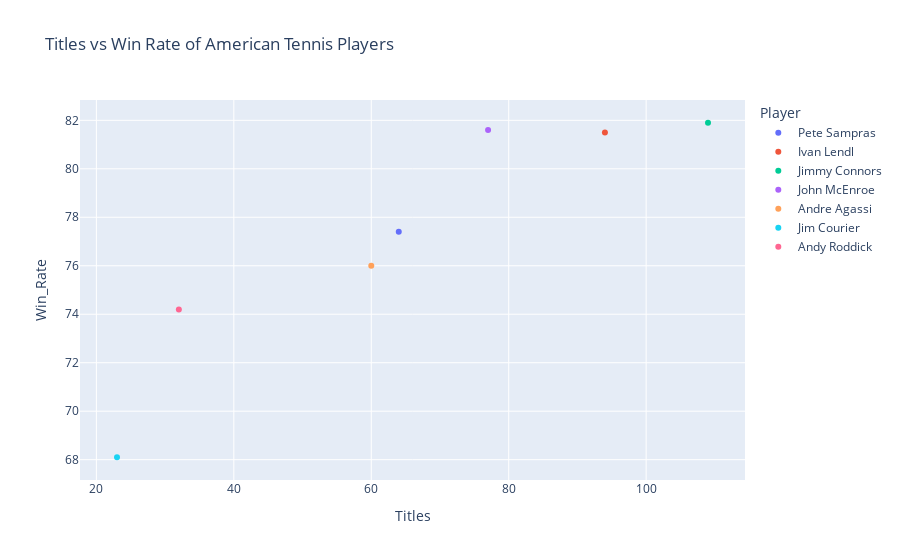

Notebook code for this chart:
### Markdown cell above
<details><summary>Blockly Hints</summary><ul><li>Notation<ul><li><code>A</code> &nbsp;:&nbsp; <code>B</code>&nbsp; means snap blocks A and B together.</li></ul></li><li>Blocks<ul><li>freestyle<ul><li>Unless specifically instructed, use the first block from the FREESTYLE menu.</li></ul></li><li><code>with .. do .. using ..</code><ul><li>The <code>with .. do .. using ..</code> block is found under VARIABLES.</li> <li>If <code>do</code> dropdown says "!Not populated until you execute code", click anywhere in the notebook tab, then click try "Run All Above Selected Cell" from the "Run" menu.</li> <li>If <code>with .. do .. using ..</code> block does not want to snap together nicely with the <code>set .. to</code> block, try dragging the <code>set .. to</code> block instead.</li> <li>You can use the <code>+ -</code> controls on the block to change the number of notches. Unless specifically instructed, the block should not have any empty notches when you click Blocks to Code. </li></ul></li><li>variable<ul><li>After it is created, each variable has its own block at the end of the VARIABLES menu.</li></ul></li></ul></li></ul></details>

### Code cell
#!response
px.scatter(df, x=x, y=y, color=color, title=title)

#<xml xmlns="https://developers.google.com/blockly/xml"><variables><variable id="k~x.[L6_#?Sh9W0z!fdX">px</variable><variable id="RVIV6};,0{p761]Hxk*Z">df</variable></variables><block type="varDoMethod_Python" id="sKc!zD^_=81/5|ulu`S;" x="-44" y="184"><field name="VAR" id="k~x.[L6_#?Sh9W0z!fdX">px</field><field name="MEMBER">scatter</field><data>px:scatter</data><value name="INPUT"><block type="lists_create_with" id="hbq8etOkWSPlZeQXbZ%~"><mutation items="5"></mutation><value name="ADD0"><block type="variables_get" id=",b%S@Lasm#v+G(*;?ph:"><field name="VAR" id="RVIV6};,0{p761]Hxk*Z">df</field></block></value><value name="ADD1"><block type="dummyOutputCodeBlock_Python" id="rc]=?|Jx`7bT!x,{p$Wm"><field name="CODE">x=x</field></block></value><value name="ADD2"><block type="dummyOutputCodeBlock_Python" id="}.3LG6NTw$.-)FOgZ))*"><field name="CODE">y=y</field></block></value><value name="ADD3"><block type="dummyOutputCodeBlock_Python" id="qwyl#:)5ERx2syDH@lz}"><field name="CODE">color=color</field></block></value><value name="ADD4"><block type="dummyOutputCodeBlock_Python" id="*W*zR,diP!gyAG3r@FPJ"><field name="CODE">title=title</field></block></value></block></value></block></xml>

### Figure 1 — Plotly figure (JSON) as saved in the notebook; plotly's stock layout.template omitted (floating-point values rounded to 4 significant figures)
{"data": [{"hovertemplate": "Player=Pete Sampras<br>Titles=%{x}<br>Win_Rate=%{y}<extra></extra>", "legendgroup": "Pete Sampras", "marker": {"color": "#636efa", "symbol": "circle"}, "mode": "markers", "name": "Pete Sampras", "orientation": "v", "showlegend": true, "type": "scatter", "x": [64], "xaxis": "x", "y": [77.4], "yaxis": "y"}, {"hovertemplate": "Player=Ivan Lendl<br>Titles=%{x}<br>Win_Rate=%{y}<extra></extra>", "legendgroup": "Ivan Lendl", "marker": {"color": "#EF553B", "symbol": "circle"}, "mode": "markers", "name": "Ivan Lendl", "orientation": "v", "showlegend": true, "type": "scatter", "x": [94], "xaxis": "x", "y": [81.5], "yaxis": "y"}, {"hovertemplate": "Player=Jimmy Connors<br>Titles=%{x}<br>Win_Rate=%{y}<extra></extra>", "legendgroup": "Jimmy Connors", "marker": {"color": "#00cc96", "symbol": "circle"}, "mode": "markers", "name": "Jimmy Connors", "orientation": "v", "showlegend": true, "type": "scatter", "x": [109], "xaxis": "x", "y": [81.9], "yaxis": "y"}, {"hovertemplate": "Player=John McEnroe<br>Titles=%{x}<br>Win_Rate=%{y}<extra></extra>", "legendgroup": "John McEnroe", "marker": {"color": "#ab63fa", "symbol": "circle"}, "mode": "markers", "name": "John McEnroe", "orientation": "v", "showlegend": true, "type": "scatter", "x": [77], "xaxis": "x", "y": [81.6], "yaxis": "y"}, {"hovertemplate": "Player=Andre Agassi<br>Titles=%{x}<br>Win_Rate=%{y}<extra></extra>", "legendgroup": "Andre Agassi", "marker": {"color": "#FFA15A", "symbol": "circle"}, "mode": "markers", "name": "Andre Agassi", "orientation": "v", "showlegend": true, "type": "scatter", "x": [60], "xaxis": "x", "y": [76], "yaxis": "y"}, {"hovertemplate": "Player=Jim Courier<br>Titles=%{x}<br>Win_Rate=%{y}<extra></extra>", "legendgroup": "Jim Courier", "marker": {"color": "#19d3f3", "symbol": "circle"}, "mode": "markers", "name": "Jim Courier", "orientation": "v", "showlegend": true, "type": "scatter", "x": [23], "xaxis": "x", "y": [68.1], "yaxis": "y"}, {"hovertemplate": "Player=Andy Roddick<br>Titles=%{x}<br>Win_Rate=%{y}<extra></extra>", "legendgroup": "Andy Roddick", "marker": {"color": "#FF6692", "symbol": "circle"}, "mode": "markers", "name": "Andy Roddick", "orientation": "v", "showlegend": true, "type": "scatter", "x": [32], "xaxis": "x", "y": [74.2], "yaxis": "y"}], "layout": {"legend": {"title": {"text": "Player"}, "tracegroupgap": 0}, "title": {"text": "Titles vs Win Rate of American Tennis Players"}, "xaxis": {"anchor": "y", "domain": [0, 1], "title": {"text": "Titles"}}, "yaxis": {"anchor": "x", "domain": [0, 1], "title": {"text": "Win_Rate"}}}}
